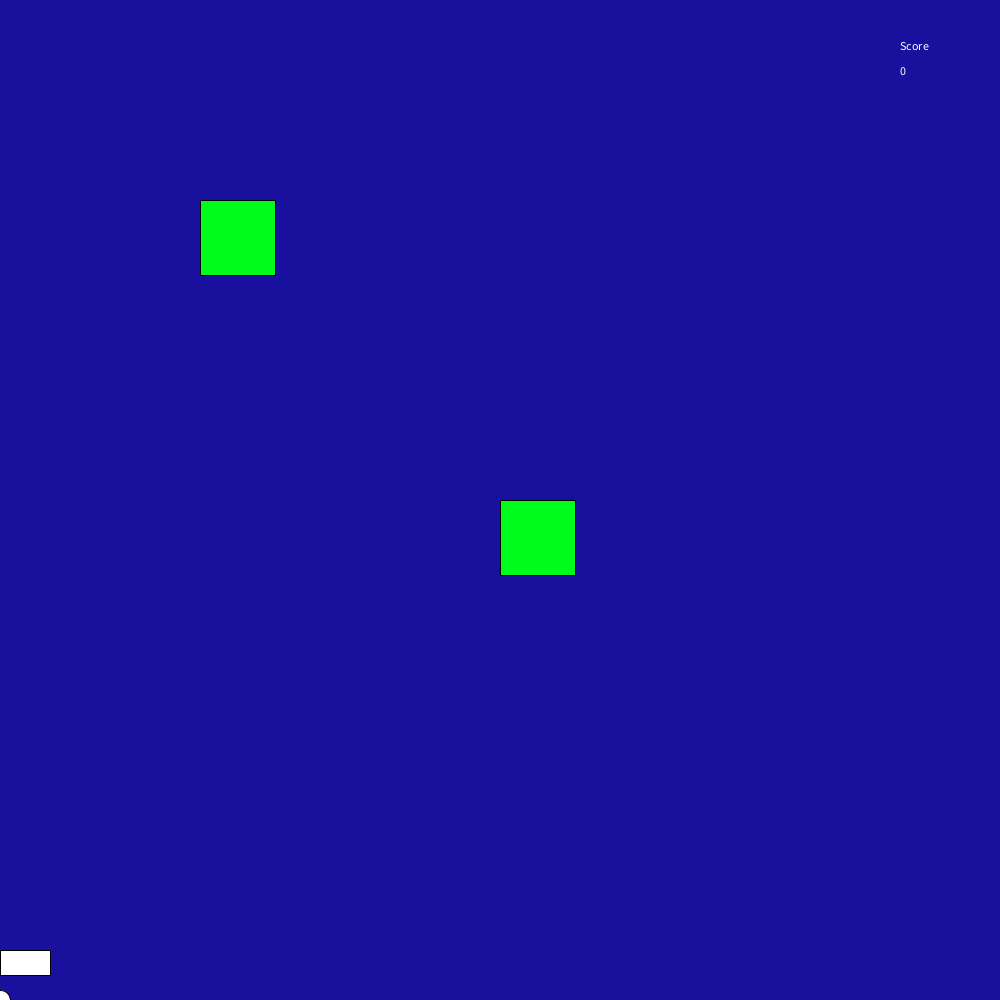
Frame 1 (no input)
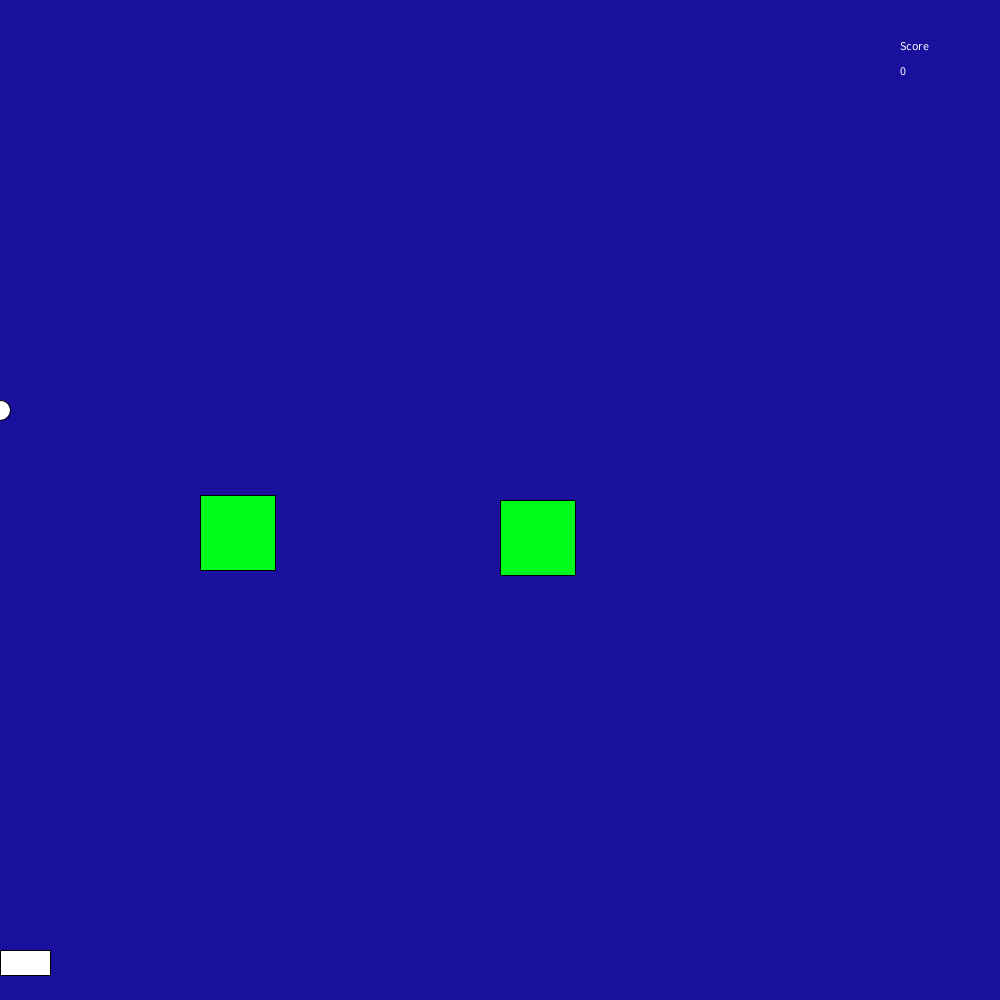
Frame 60 (the mouse pressed at the canvas centre just before this capture)
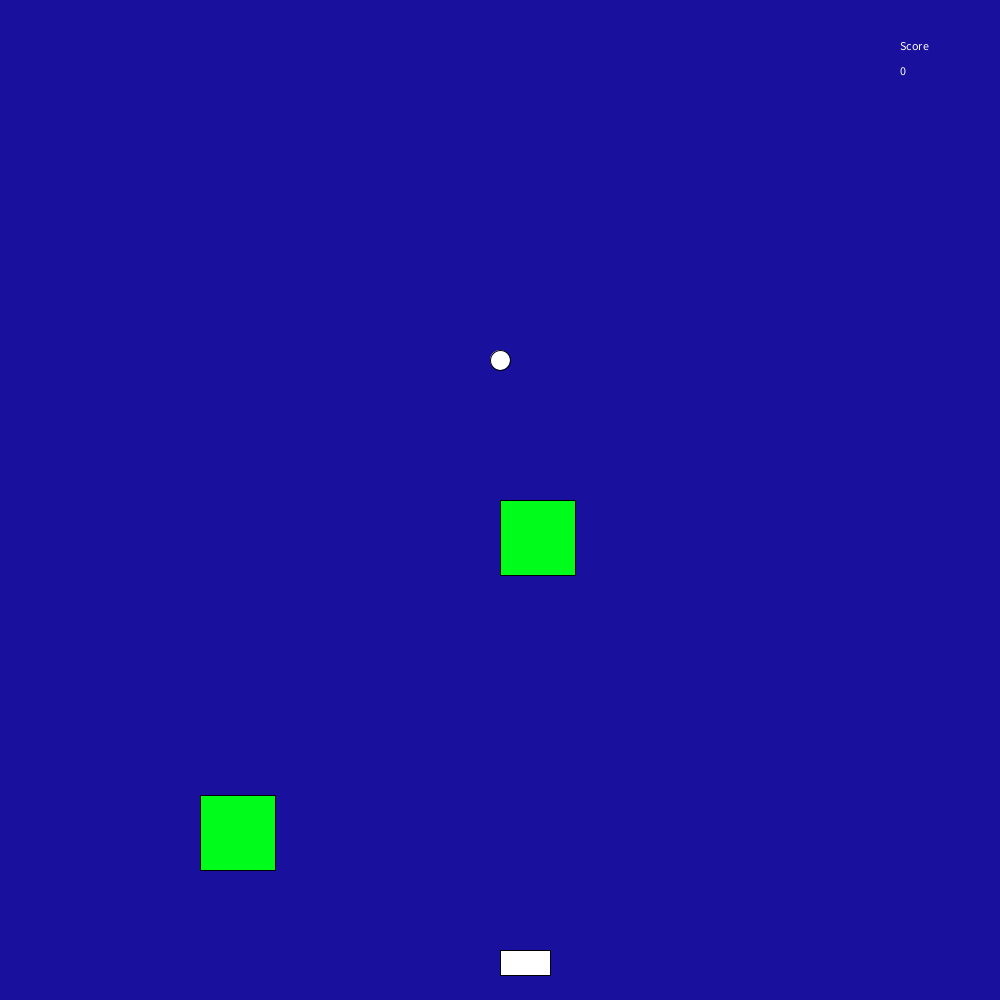
Frame 120 (the mouse held since frame 60 and released just before this capture)

The Processing sketch that drew these frames (run headless with seeded random() and noise(); from frame 60 on, the mouse is pressed at the canvas centre):

// Processing sketch: Shoot_the_Aliens_game
// ── Shoot_the_Aliens_game.pde
void setup()
{
  noCursor();
  size(1000,1000);
  background(#19109D);
}

int bx=0;
int by=1000;
int ax=500;
int ay=500;
int score=0;
int cx=200;
int cy=200;
int timer=0;

void draw()
{
  background(#19109D);
  fill(255,255,255);
  rect(mouseX,950,50,25);
  text("Score",900,50);
  text(score,900,75);
  ellipse(bx,by,20,20);
  by=by-10;
  fill(#00FC1B);
  rect(ax,ay,75,75);
  timer=timer+1;
  if(bx>ax && bx<ax+75 && by<ay && by>ay-75)
  {
    ax=(int)random(900);
    ay=(int)random(600);
    score=score+10;
  }
  rect(cx,cy,75,75);
  cy=cy+5;
  if(cy>=950)
  {
    score=score-10;
    cy=0;
  }
  if(bx>cx && bx<cx+75 && by<cy && by>cy-75)
  {
    cx=(int)random(900);
    cy=(int)random(600);
    score=score+10;
  }
  if(timer>1000)
  { 
    background(0,0,0);
    text("Game Over",500,400);
    text("Score",500,450);
    text(score,500,475);
  }
    
}

void mousePressed()
{
  bx=mouseX;
  by=950;
}
